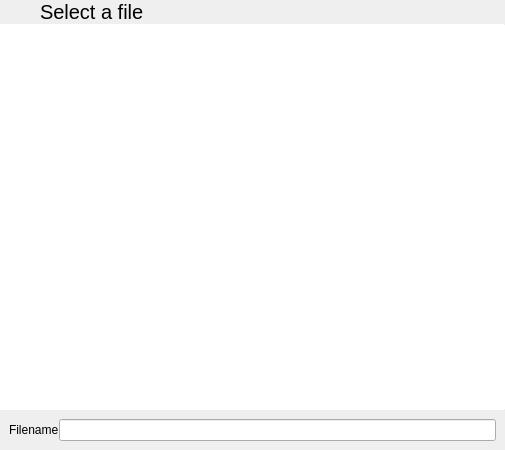
<?xml version="1.0" encoding="UTF-8"?>
<ui version="4.0">
 <class>FileDialog</class>
 <widget class="QDialog" name="FileDialog">
  <property name="geometry">
   <rect>
    <x>0</x>
    <y>0</y>
    <width>505</width>
    <height>450</height>
   </rect>
  </property>
  <property name="windowTitle">
   <string notr="true">Dialog</string>
  </property>
  <layout class="QVBoxLayout" name="verticalLayout">
   <property name="spacing">
    <number>0</number>
   </property>
   <property name="leftMargin">
    <number>0</number>
   </property>
   <property name="topMargin">
    <number>0</number>
   </property>
   <property name="rightMargin">
    <number>0</number>
   </property>
   <property name="bottomMargin">
    <number>0</number>
   </property>
   <item>
    <layout class="QHBoxLayout" name="horizontalLayout_2">
     <property name="spacing">
      <number>0</number>
     </property>
     <item>
      <widget class="QPushButton" name="cancelButton">
       <property name="sizePolicy">
        <sizepolicy hsizetype="Preferred" vsizetype="Preferred">
         <horstretch>0</horstretch>
         <verstretch>0</verstretch>
        </sizepolicy>
       </property>
       <property name="text">
        <string/>
       </property>
       <property name="icon">
        <iconset theme="go-previous"/>
       </property>
       <property name="flat">
        <bool>true</bool>
       </property>
      </widget>
     </item>
     <item>
      <widget class="QLabel" name="titleLabel">
       <property name="sizePolicy">
        <sizepolicy hsizetype="Expanding" vsizetype="Preferred">
         <horstretch>0</horstretch>
         <verstretch>0</verstretch>
        </sizepolicy>
       </property>
       <property name="font">
        <font>
         <pointsize>15</pointsize>
        </font>
       </property>
       <property name="text">
        <string notr="true">Select a file</string>
       </property>
       <property name="margin">
        <number>9</number>
       </property>
      </widget>
     </item>
     <item>
      <widget class="QPushButton" name="upButton">
       <property name="sizePolicy">
        <sizepolicy hsizetype="Preferred" vsizetype="Preferred">
         <horstretch>0</horstretch>
         <verstretch>0</verstretch>
        </sizepolicy>
       </property>
       <property name="text">
        <string/>
       </property>
       <property name="icon">
        <iconset theme="go-parent-folder"/>
       </property>
       <property name="flat">
        <bool>true</bool>
       </property>
      </widget>
     </item>
     <item>
      <widget class="QPushButton" name="okButton">
       <property name="sizePolicy">
        <sizepolicy hsizetype="Preferred" vsizetype="Preferred">
         <horstretch>0</horstretch>
         <verstretch>0</verstretch>
        </sizepolicy>
       </property>
       <property name="text">
        <string/>
       </property>
       <property name="icon">
        <iconset theme="dialog-ok">
         <normaloff>.</normaloff>.</iconset>
       </property>
       <property name="flat">
        <bool>true</bool>
       </property>
      </widget>
     </item>
    </layout>
   </item>
   <item>
    <widget class="Line" name="line">
     <property name="maximumSize">
      <size>
       <width>16777215</width>
       <height>1</height>
      </size>
     </property>
     <property name="orientation">
      <enum>Qt::Horizontal</enum>
     </property>
    </widget>
   </item>
   <item>
    <widget class="QTreeView" name="dirView">
     <property name="frameShape">
      <enum>QFrame::NoFrame</enum>
     </property>
    </widget>
   </item>
   <item>
    <widget class="QWidget" name="savePanel" native="true">
     <layout class="QVBoxLayout" name="verticalLayout_2">
      <property name="spacing">
       <number>0</number>
      </property>
      <property name="leftMargin">
       <number>0</number>
      </property>
      <property name="topMargin">
       <number>0</number>
      </property>
      <property name="rightMargin">
       <number>0</number>
      </property>
      <property name="bottomMargin">
       <number>0</number>
      </property>
      <item>
       <widget class="Line" name="line_2">
        <property name="maximumSize">
         <size>
          <width>16777215</width>
          <height>1</height>
         </size>
        </property>
        <property name="orientation">
         <enum>Qt::Horizontal</enum>
        </property>
       </widget>
      </item>
      <item>
       <layout class="QGridLayout" name="gridLayout">
        <property name="leftMargin">
         <number>9</number>
        </property>
        <property name="topMargin">
         <number>9</number>
        </property>
        <property name="rightMargin">
         <number>9</number>
        </property>
        <property name="bottomMargin">
         <number>9</number>
        </property>
        <item row="0" column="0">
         <widget class="QLabel" name="label_2">
          <property name="text">
           <string>Filename</string>
          </property>
         </widget>
        </item>
        <item row="0" column="1">
         <widget class="QLineEdit" name="saveFileName"/>
        </item>
       </layout>
      </item>
     </layout>
    </widget>
   </item>
  </layout>
 </widget>
 <resources/>
 <connections/>
</ui>
